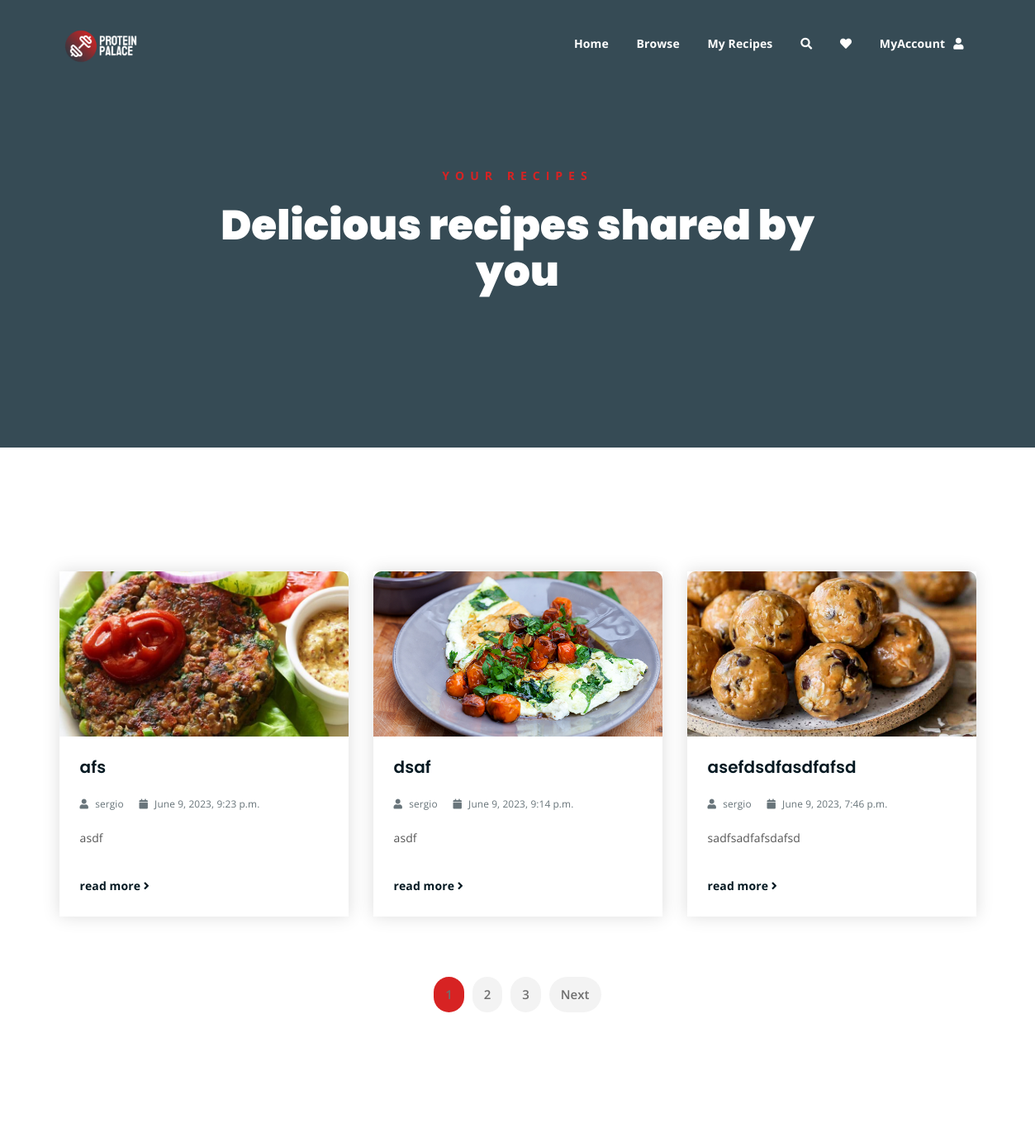
Page /myrecipes/ (signed in, upper part) on the earlier database version.
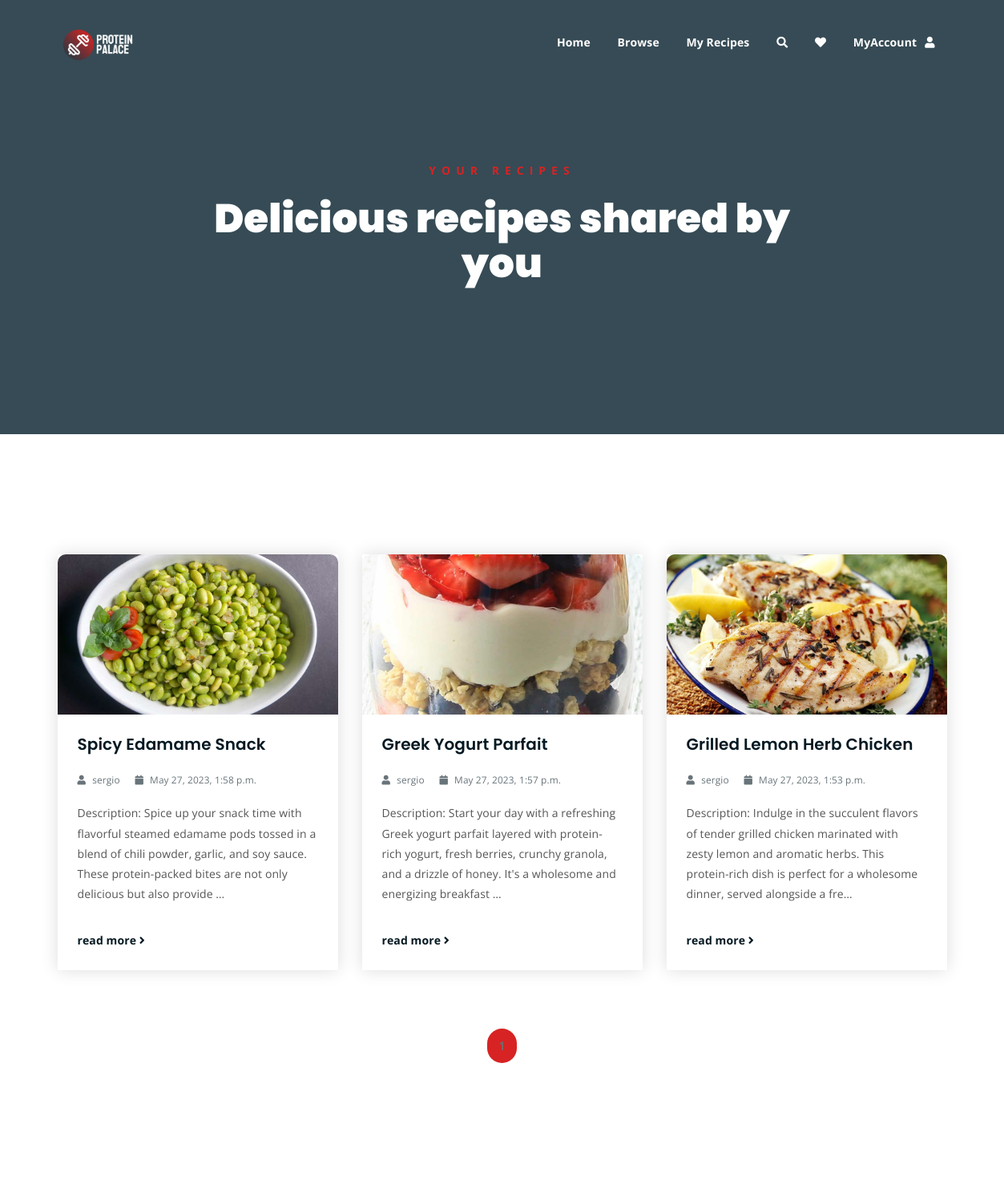
Same page on the later database version.
### ProteinPalaceApp/models.py (models this page shows, shortened)
class Recipe(models.Model):
    user = models.ForeignKey(User, on_delete=models.SET_NULL, null=True)
    name = models.CharField(max_length=255)
    image = models.ImageField(upload_to=recipe_image_filename)
    description = models.TextField()
    category = models.ForeignKey('Category', on_delete=models.CASCADE)
    comments = models.ManyToManyField('Comment', blank=True)
    createdAt = models.DateTimeField(auto_now_add=True)
    updatedAt = models.DateTimeField(auto_now=True)

### ProteinPalaceApp/views.py (the view)
# urls.py: path('myrecipes/', views.myrecipes, name = 'myrecipes'),
@login_required
def myrecipes(request):
    num = int(request.GET.get('num', 1))  # 1 is the default value
    max_recipes_per_page = 3  # Set the maximum number of recipes to display per page
    recipes = Recipe.objects.filter(user=request.user).order_by('-createdAt')
    paginator = Paginator(recipes, max_recipes_per_page)
    page = paginator.get_page(num)
    page_range = paginator.page_range
    max_pages = paginator.num_pages
    myDict = {
        "title": "myrecipes",
        "current_page": "myrecipes",
        "num": num,
        "recipes": page,
        "max_recipes_per_page": max_recipes_per_page,
        "page_range": page_range,
        "max_pages": max_pages,
    }
    return render(request,'myrecipes.html', context = myDict)

### templates/myrecipes.html (shortened to what this page needs)
{% extends "browse.html" %}
{% block breadcrumb-text %}
<p>Your recipes</p>
<h1>Delicious recipes shared by you</h1>
{% endblock %}

### templates/browse.html (shortened to what this page needs)
{% extends "index.html" %}
{% block content %}
<div class="breadcrumb-section breadcrumb-bg">
    <div class="container">
        <div class="row">
            <div class="col-lg-8 offset-lg-2 text-center">
                <div class="breadcrumb-text">
                    {% block breadcrumb-text %}{% endblock %}
                </div>
            </div>
        </div>
    </div>
</div>
{% block data %}
<div class="latest-news mt-150 mb-150">
    <div class="container">
        {% block recipes %}
        <div class="row">
            {% for recipe in recipes %}
            <div class="col-lg-4 col-md-6">
                <div class="single-latest-news">
                    <a href="{% if recipe.pk %} {% url 'recipe-detail' recipe.pk %}{% endif %}">
                        <div class="latest-news-bg" style="background-image: url('{{ recipe.image.url }}');"></div>
                    </a>
                    <div class="news-text-box">
                        <h3><a href="{% if recipe.pk %} {% url 'recipe-detail' recipe.pk %}{% endif %}" >{{ recipe.name }}</a></h3>
                        <p class="blog-meta">
                            <span class="author"><i class="fas fa-user"></i> {{ recipe.user.username }}</span>
                            <span class="date"><i class="fas fa-calendar"></i> {{ recipe.createdAt }}</span>
                        </p>
                        <p class="excerpt">{{ recipe.description|truncatechars:200 }}</p>
                        <a href="{% if recipe.pk %} {% url 'recipe-detail' recipe.pk %}{% endif %}"  class="read-more-btn">read more <i class="fas fa-angle-right"></i></a>
                    </div>
                </div>
            </div>
            {% endfor %}
        </div>
        {% endblock %}
        <div class="row">
            <div class="container">
                <div class="row">
                    <div class="col-lg-12 text-center">
                        <div class="pagination-wrap">
                            <ul>
                                {% for page_num in page_range %}
                                    {% if page_num == num %}
                                        <li><a class="active" href="?num={{ page_num }}">{{ page_num }}</a></li>
                                    {% else %}
                                        <li><a href="?num={{ page_num }}">{{ page_num }}</a></li>
                                    {% endif %}
                                {% endfor %}
                                {% if num < max_pages %}
                                    <li><a href="?num={{ num|add:'1' }}">Next</a></li>
                                {% endif %}
                            </ul>
                        </div>
                    </div>
                </div>
            </div>
        </div>
    </div>
</div>
{% endblock %}
{% endblock %}

Differences in the rows shown:
removed Recipe: image (picture), name "afs", user.username "sergio", createdAt "June 9, 2023, 9:23 p.m.", description "asdf"
removed Recipe: image (picture), name "dsaf", user.username "sergio", createdAt "June 9, 2023, 9:14 p.m.", description "asdf"
removed Recipe: image (picture), name "asefdsdfasdfafsd", user.username "sergio", createdAt "June 9, 2023, 7:46 p.m.", description "sadfsadfafsdafsd"
now on this page (row unchanged): Recipe: image (picture), name "Spicy Edamame Snack", user.username "sergio", createdAt "May 27, 2023, 1:58 p.m.", description "Description: Spice up your snack time with flavorful steamed edamame pods tossed in a blend of chili powder, garlic, and soy sauce. These protein-packed bites are not only delicious but also provide …"
now on this page (row unchanged): Recipe: image (picture), name "Greek Yogurt Parfait", user.username "sergio", createdAt "May 27, 2023, 1:57 p.m.", description "Description: Start your day with a refreshing Greek yogurt parfait layered with protein-rich yogurt, fresh berries, crunchy granola, and a drizzle of honey. It's a wholesome and energizing breakfast …"
now on this page (row unchanged): Recipe: image (picture), name "Grilled Lemon Herb Chicken", user.username "sergio", createdAt "May 27, 2023, 1:53 p.m.", description "Description: Indulge in the succulent flavors of tender grilled chicken marinated with zesty lemon and aromatic herbs. This protein-rich dish is perfect for a wholesome dinner, served alongside a fre…"
Other differences:
list line gone: "2"
list line gone: "3"
text no longer shown: "Next"
